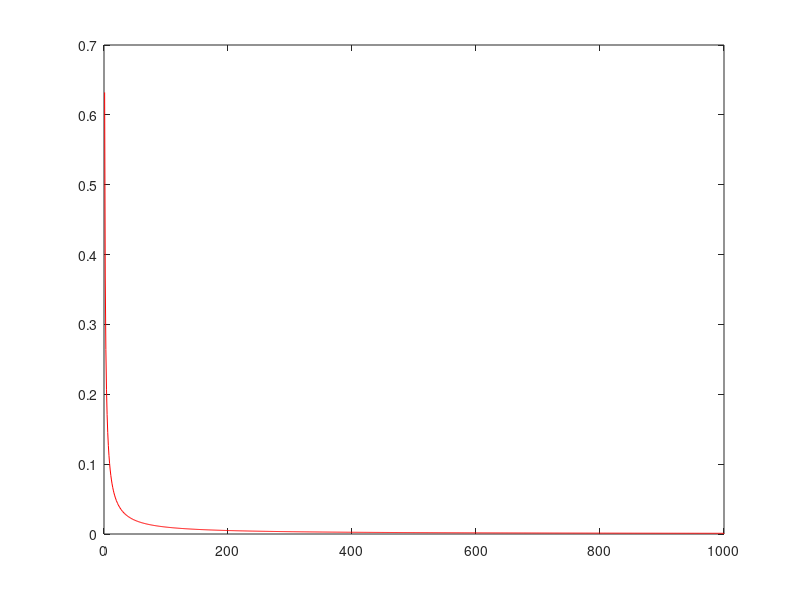

MATLAB code for this plot:
clear y;

% questa successione esplode in avanti ed è stabile all'indietro

y(1)=1/exp(1)*(exp(1)-1);

for n=1:100
	y(n+1)=1-(n+1)*y(n);
end;

plot(y,'b-');
pause

% si sa che per n->inf y->0 (cioè y->1/n), però non la si riesce a calcolare perché già per n<200 l'algoritmo
% va in overflow e non si può procedere oltre.


% Se si procede all'indietro, cioè supponendo y(n+1)=0 per n grande e calcolando da questo y(n), si
% riesce a calcolare tutta la successione fino a y(1) :

y(1000)=0;

for n=998:-1:0
	y(n+1)=(1-y(n+2))/(n+1);
end;

plot(y,'r-');
